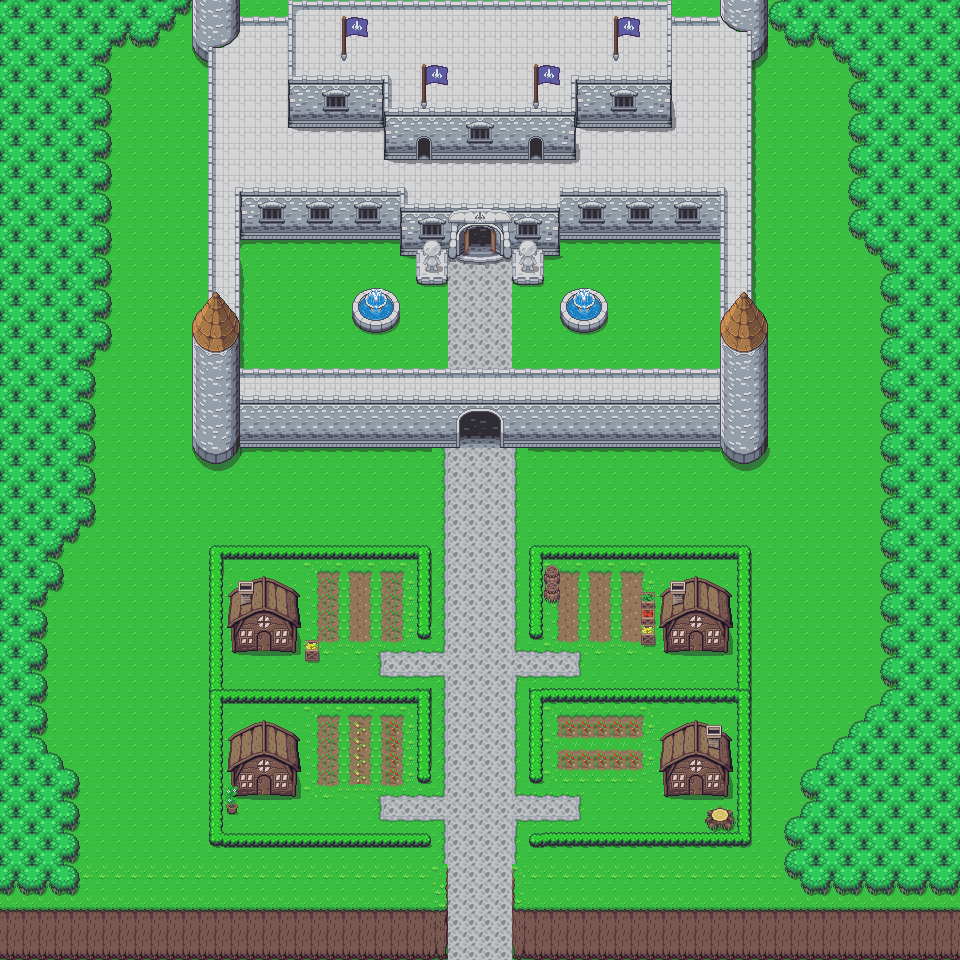

This is a level from a 2D game, rendered from its Tiled map with the project's own tilesets. A one-line summary and the map file follow, with tile-layer data summarised:
An orthogonal 60x60 tile map with 16x16 px tiles, 3 tile layers (Base, Objects, Overhangs) and 73 objects (toCastle, down).

<map version="1.10" tiledversion="1.11.1" orientation="orthogonal" renderorder="right-down" width="60" height="60" tilewidth="16" tileheight="16" infinite="0" nextlayerid="9" nextobjectid="100">
 <editorsettings>
  <export target="Town.lua" format="lua" />
 </editorsettings>
 <tileset firstgid="1" name="overworld" tilewidth="16" tileheight="16" tilecount="1480" columns="40">
  <image source="_tilesets/overworld.png" width="640" height="592" />
  <tile id="382">
   <animation>
    <frame tileid="382" duration="100" />
    <frame tileid="385" duration="100" />
    <frame tileid="388" duration="100" />
   </animation>
  </tile>
  <tile id="383">
   <animation>
    <frame tileid="383" duration="100" />
    <frame tileid="386" duration="100" />
    <frame tileid="389" duration="100" />
   </animation>
  </tile>
  <tile id="384">
   <animation>
    <frame tileid="384" duration="100" />
    <frame tileid="387" duration="100" />
    <frame tileid="390" duration="100" />
   </animation>
  </tile>
  <tile id="422">
   <animation>
    <frame tileid="422" duration="100" />
    <frame tileid="425" duration="100" />
    <frame tileid="428" duration="100" />
   </animation>
  </tile>
  <tile id="423">
   <animation>
    <frame tileid="423" duration="100" />
    <frame tileid="426" duration="100" />
    <frame tileid="429" duration="100" />
   </animation>
  </tile>
  <tile id="424">
   <animation>
    <frame tileid="424" duration="100" />
    <frame tileid="427" duration="100" />
    <frame tileid="430" duration="100" />
   </animation>
  </tile>
  <tile id="462">
   <animation>
    <frame tileid="462" duration="100" />
    <frame tileid="465" duration="100" />
    <frame tileid="468" duration="100" />
   </animation>
  </tile>
  <tile id="463">
   <animation>
    <frame tileid="463" duration="100" />
    <frame tileid="466" duration="100" />
    <frame tileid="469" duration="100" />
   </animation>
  </tile>
  <tile id="464">
   <animation>
    <frame tileid="464" duration="100" />
    <frame tileid="467" duration="100" />
    <frame tileid="470" duration="100" />
   </animation>
  </tile>
 </tileset>
 <layer id="1" name="Base" width="60" height="60">
  <data>[3600 cells, 3600 non-empty, 42 distinct tile ids]</data>
 </layer>
 <layer id="2" name="Objects" width="60" height="60">
  <data>[3600 cells, 2043 non-empty, 143 distinct tile ids]</data>
 </layer>
 <layer id="3" name="Overhangs" width="60" height="60">
  <data>[3600 cells, 449 non-empty, 118 distinct tile ids]</data>
 </layer>
 <objectgroup id="5" name="Walls">
  <object id="2" x="512" y="256" width="32" height="28" />
  <object id="3" x="416" y="256" width="32" height="28" />
  <object id="12" x="444" y="864" width="4" height="44" />
  <object id="13" x="512" y="864" width="4" height="44" />
  <object id="14" x="0" y="908" width="448" height="52" />
  <object id="22" x="512" y="908" width="448" height="52" />
  <object id="24" x="752" y="0" width="16" height="64" />
  <object id="25" x="720" y="0" width="32" height="400" />
  <object id="26" x="720" y="400" width="48" height="48" />
  <object id="27" x="728" y="448" width="32" height="16" />
  <object id="29" x="500" y="416" width="220" height="36" />
  <object id="30" x="500" y="380" width="12" height="36" />
  <object id="31" x="448" y="376" width="12" height="40" />
  <object id="32" x="240" y="416" width="220" height="36" />
  <object id="33" x="240" y="376" width="208" height="40" />
  <object id="34" x="512" y="380" width="208" height="36" />
  <object id="35" x="560" y="188" width="160" height="44" />
  <object id="36" x="492" y="204" width="68" height="52" />
  <object id="37" x="400" y="204" width="68" height="52" />
  <object id="38" x="240" y="188" width="160" height="44" />
  <object id="39" x="208" y="0" width="32" height="444" />
  <object id="40" x="192" y="384" width="16" height="68" />
  <object id="41" x="208" y="444" width="16" height="20" />
  <object id="42" x="224" y="444" width="16" height="8" />
  <object id="46" x="192" y="0" width="16" height="64" />
  <object id="47" x="528" y="544" width="16" height="96" />
  <object id="48" x="544" y="544" width="208" height="12" />
  <object id="49" x="736" y="556" width="16" height="288" />
  <object id="50" x="528" y="832" width="208" height="12" />
  <object id="52" x="528" y="688" width="16" height="96" />
  <object id="53" x="544" y="688" width="192" height="16" />
  <object id="54" x="208" y="544" width="224" height="16" />
  <object id="55" x="416" y="560" width="16" height="84" />
  <object id="56" x="416" y="688" width="16" height="96" />
  <object id="58" x="208" y="832" width="224" height="12" />
  <object id="59" x="208" y="560" width="16" height="272" />
  <object id="60" x="224" y="688" width="192" height="12" />
  <object id="61" x="224" y="744" width="72" height="52" />
  <object id="62" x="224" y="796" width="16" height="20" />
  <object id="63" x="304" y="644" width="16" height="20" />
  <object id="64" x="224" y="600" width="72" height="52" />
  <object id="65" x="544" y="572" width="16" height="28" />
  <object id="67" x="664" y="600" width="72" height="52" />
  <object id="69" x="708" y="808" width="24" height="16" />
  <object id="70" x="664" y="744" width="72" height="52" />
  <object id="71" x="64" y="768" width="16" height="124" />
  <object id="72" x="48" y="752" width="16" height="16" />
  <object id="73" x="32" y="588" width="16" height="164" />
  <object id="74" x="48" y="544" width="16" height="48" />
  <object id="75" x="64" y="528" width="16" height="16" />
  <object id="76" x="80" y="352" width="16" height="176" />
  <object id="77" x="96" y="48" width="16" height="304" />
  <object id="78" x="112" y="32" width="48" height="16" />
  <object id="79" x="160" y="16" width="16" height="16" />
  <object id="80" x="176" y="0" width="16" height="16" />
  <object id="81" x="800" y="880" width="160" height="12" />
  <object id="82" x="784" y="816" width="16" height="64" />
  <object id="83" x="800" y="768" width="16" height="48" />
  <object id="84" x="816" y="752" width="16" height="16" />
  <object id="85" x="832" y="736" width="16" height="16" />
  <object id="86" x="848" y="720" width="16" height="16" />
  <object id="87" x="864" y="704" width="16" height="16" />
  <object id="88" x="880" y="256" width="16" height="448" />
  <object id="89" x="864" y="240" width="16" height="16" />
  <object id="90" x="848" y="64" width="16" height="176" />
  <object id="91" x="832" y="48" width="16" height="16" />
  <object id="92" x="784" y="32" width="48" height="16" />
  <object id="93" x="768" y="16" width="16" height="16" />
  <object id="97" x="0" y="880" width="64" height="12" />
  <object id="98" x="-4" y="892" width="4" height="16" />
  <object id="99" x="960" y="892" width="4" height="16" />
 </objectgroup>
 <objectgroup id="8" name="Water" />
 <objectgroup id="6" name="NPC" />
 <objectgroup id="7" name="Transitions">
  <object id="11" name="toCastle" x="468" y="220" width="24" height="12">
   <properties>
    <property name="destX" type="int" value="240" />
    <property name="destY" type="int" value="315" />
   </properties>
  </object>
  <object id="23" name="toHubZone" type="down" x="448" y="960" width="64" height="12">
   <properties>
    <property name="destX" type="int" value="464" />
    <property name="destY" type="int" value="103" />
   </properties>
  </object>
 </objectgroup>
</map>
